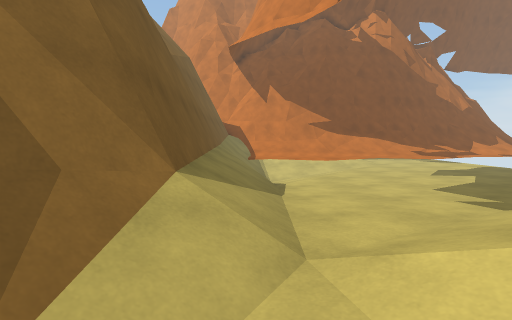
[1] (above)

17 first-person views from a walk through a scene from a Unity 3-D project. The camera is 1.2 m above the floor, tilts 4° down and sees 80° across. The floor is counted in squares, 1 m on a side. Each view is taken from the middle of a square. On the plan, view 1 faces up. The plan holds only what a view shows up to about 13 squares ahead; the rest is blank. The place goes on beyond the plan.

[2]
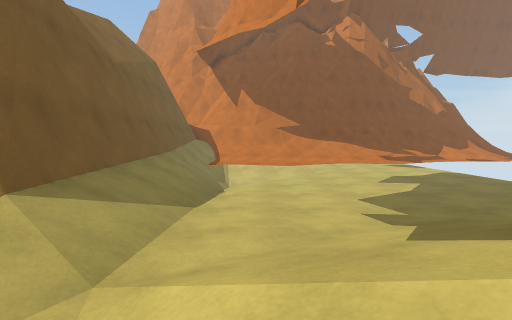

[3]
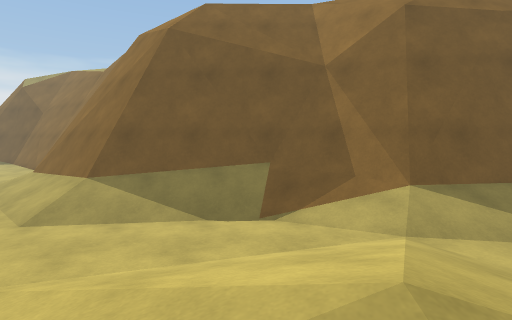

[4]
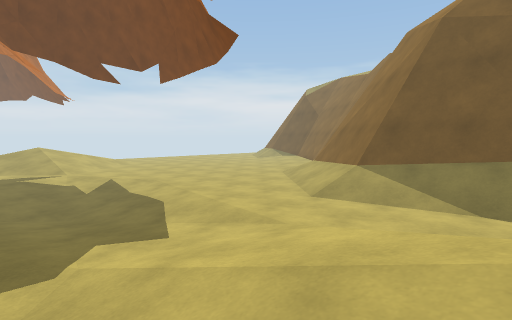

[5]
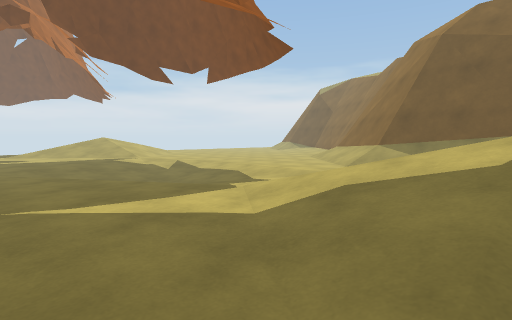

[6]
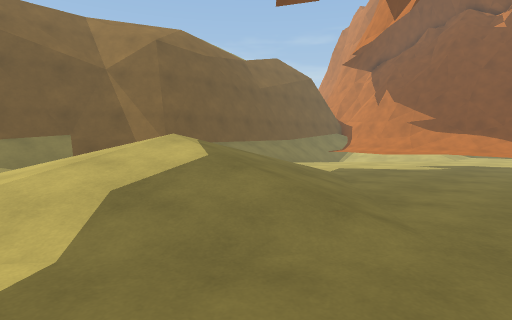

[7]
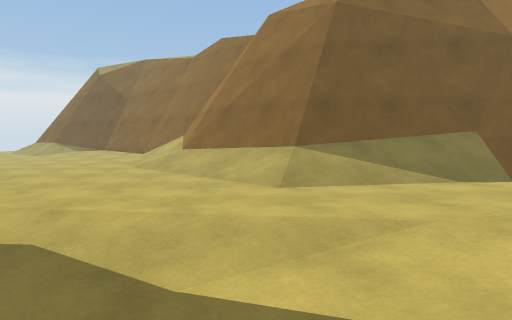

[8]
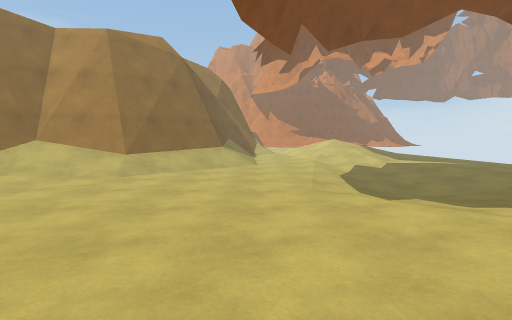

[9]
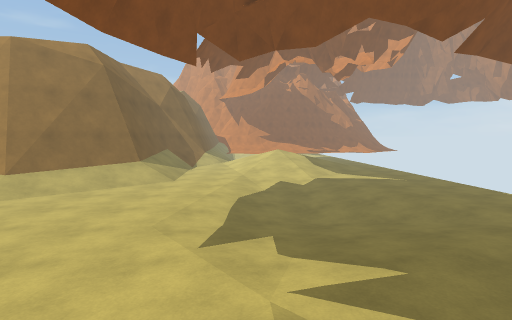

[10]
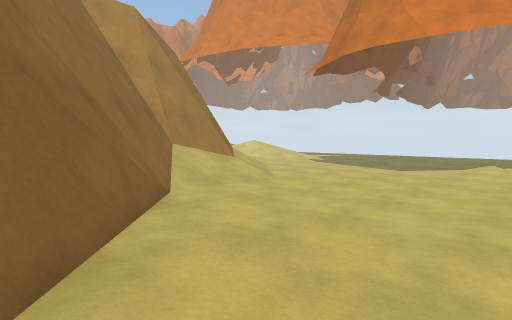

[11]
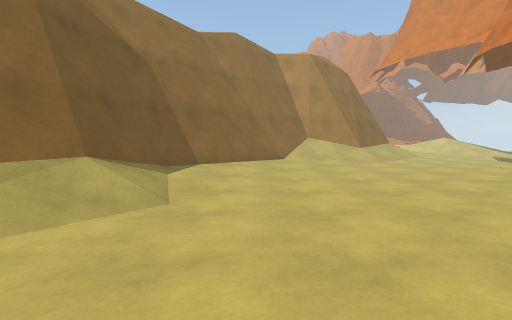

[12]
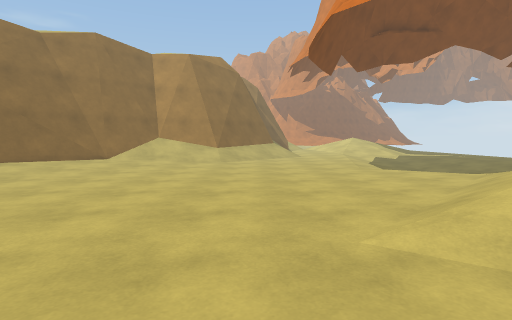

[13]
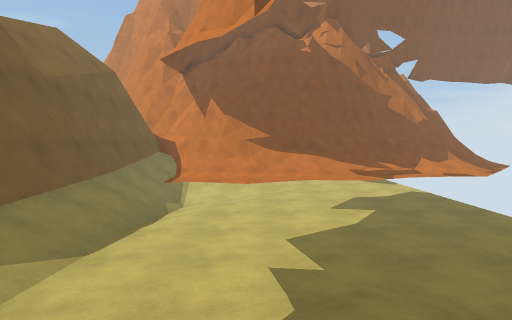

[14]
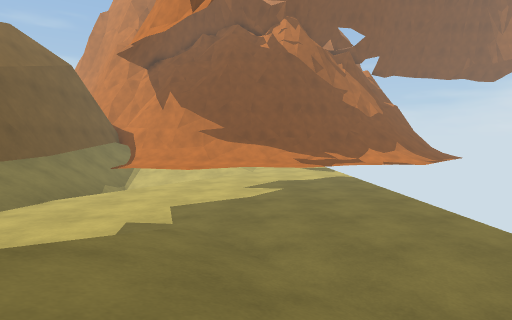

[15]
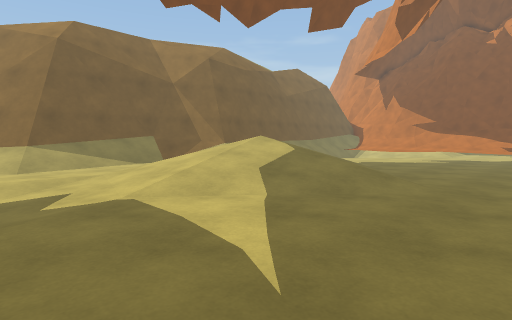

[16]
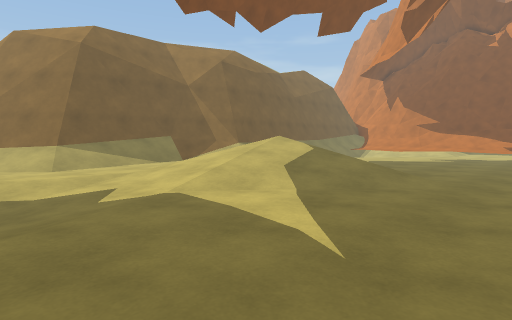

[17]
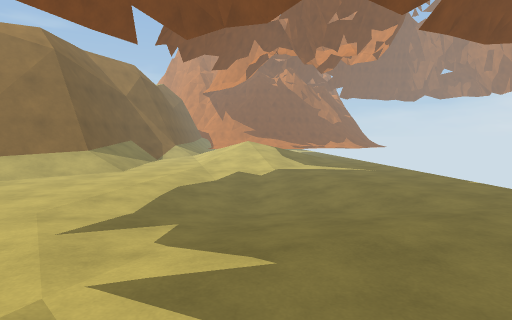

### Floor plan
Key: @ floor where view 1 was taken; # wall or solid block; . main floor; : floor 0.25 m higher than the main floor; - floor 0.25 m lower than the main floor; + floor 0.5 m higher than the main floor; _ floor 0.5 m lower than the main floor; / step, stairs or slope; = window, fence, low wall or low ledge.
Columns run from 16 left of view 1 to 12 right of it. Each row starts with its distance up from view 1.
 14               #//////.......
 13               #/////........
 12               #////.........
 11               #///..........
 10               #///..........
  9               #//...........
  8               ##/...........
  7               ##/:..........
  6                #/:::::......
  5               ##/:::///.....
  4               ##/:://///....
  3              ##//////////::.
  2              ##//////////::.
  1              #//://///////:.
  0              #/:@:////////:.
 -1              #/:::///////::.
 -2              #/::://////:...
 -3              #/:::://///....
 -4             ##//::::///.....
 -5            ###//:::.../.....
 -6            ##//..::.../......
 -7           ##//...:..--/......
 -8        ####//....../--//.....
 -9      ####==//....../-_//.....
-10      ##/////......//__///....
-11     ##=///........//___///...
-12     ##/:::........---///-...
-13    ##/:::..........--///...
-14   ##/:::............///....
-15  ##=:::............./.::..
-16  ##:::............::::::.
-17 ##+::............::/::::
-18 ##:::............://
-19 #=/:............://  /
-20 #//............:// /
-21 #//............//
-22 //............///
-23  ....... .....//
-24   .....   .....
-25
-26     .       .

Positions as (right, up) in squares from view 1, and headings:
1: (0, 0), facing up
2: (2, 0), facing up
3: (6, 0), facing left
4: (7, 0), facing down-left
5: (11, 1), facing down-left
6: (11, -3), facing up-left
7: (6, -6), facing left
8: (-1, -21), facing up
9: (3, -20), facing up
10: (-14, -18), facing up-right
11: (-12, -26), facing up
12: (-4, -26), facing up
13: (4, 1), facing up
14: (7, 0), facing up
15: (12, -7), facing up-left
16: (12, -8), facing up-left
17: (5, -19), facing up
